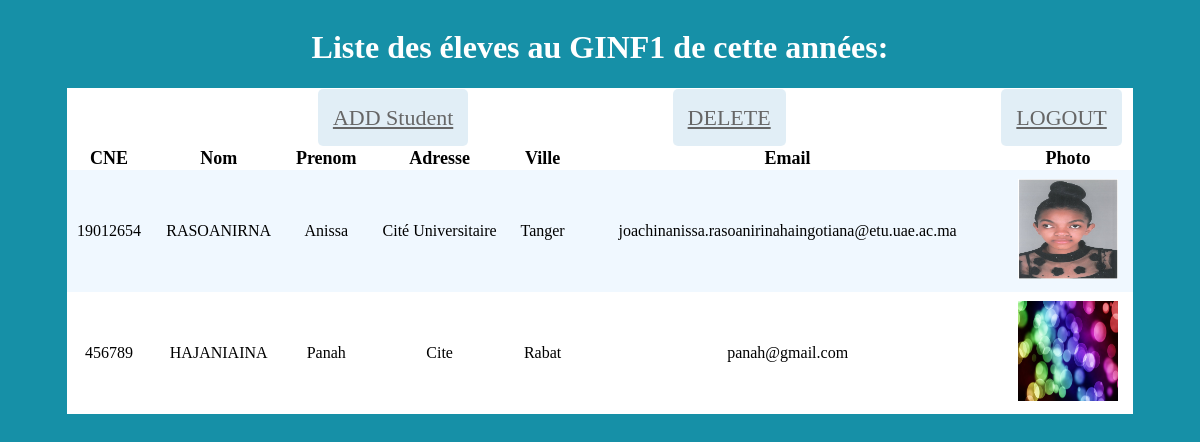
Page /bienvenue.php (signed in) on the committed database.
### tables this page shows
CREATE TABLE `eleves` (
  `ID_eleve` int(11) NOT NULL,
  `CNE` varchar(10) NOT NULL,
  `Nom` varchar(15) NOT NULL,
  `Prenom` varchar(15) NOT NULL,
  `Adresse` varchar(100) NOT NULL,
  `Ville` varchar(10) NOT NULL,
  `email` varchar(100) NOT NULL,
  `photo` varchar(100) NOT NULL,
  `etat` tinyint(11) NOT NULL
);

### bienvenue.php (the view, shortened to what this page needs)
<?php
if(isset($_SESSION['user'])){
?>
<!DOCTYPE html>
<html lang="en">
<head>
    <link rel="stylesheet" href="css/style.css">
</head>
<body>
<?php
    require_once("includes/db_conn.inc.php");
?>
<div >
  <h1> Liste des éleves au GINF1 de cette années:</h1>
  <table class="tableAction">
    <tr>
      <td><button><a href="add.php">ADD Student</a></button> </td>
      <td><button><a href="delete.php">DELETE</a></button></td>
      <td><button><a href="includes/deconnexion.php">LOGOUT</a></button></td>
    </tr>
  </table>
<?php
  $sql="SELECT  `CNE`, `Nom`, `Prenom`, `Adresse`, `Ville`, `email`,`photo`,`etat` FROM `eleves` ORDER BY ID_eleve";
  $eleves=mysqli_query($mysqli,$sql);
?>
  <table  id="tableList">
  <tr>
    <th>CNE</th>
    <th>Nom</th>
    <th>Prenom</th>
    <th>Adresse</th>
    <th>Ville</th>
    <th>Email</th>
    <th>Photo</th>
  </tr>
<?php
foreach($eleves as $row){
  echo"<tr>
  <td>".$row['CNE']."</td>
  <td>".$row['Nom']."</td>
  <td>".$row['Prenom']."</td>
  <td>".$row['Adresse']."</td>
  <td>".$row['Ville']."</td>
  <td>".$row['email']."</td>
  <td><img src=" .$row["photo"]." height=\"100px\" width=\"100px\"\/> </td>
  </tr>";
 }
?>
</div>
</body>
</html>
<?php
}
 else{
    header('location:index.html?reponse:\"violation d\'accées \"');
  }
?>

### css/style.css (style rules this page uses)
body { background: #1690A7; display: flex; flex-direction: column; }
h1 { text-align: center; color: #fff; }
a { font-family: Poppins-Regular; font-size: 22px; line-height: 1.7; color: #666666; margin: 0px; transition: all 0.4s; -webkit-transition: all 0.4s; -o-transition: all 0.4s; -moz-transition: all 0.4s; }
table { border-collapse: collapse; width: 90%; margin-left: 5%; text-align: center; background: #fff; }
tr:nth-child(even) { background-color: aliceblue; }
th { font-family: Georgia, 'Times New Roman', Times, serif; font-size: large; }
#tableList td { height: 120px; }
button { float: right; background: rgba(203, 226, 240, 0.568); padding: 10px 15px; color: #fff; border-radius: 5px; margin-right: 10px; outline: none !important; border: none; }

### rows in the picture
eleves: CNE "19012654", Nom "RASOANIRNA", Prenom "Anissa", Adresse "Cité Universitaire", Ville "Tanger", email "joachinanissa.rasoanirinahaingotiana@etu.uae.ac.ma", photo (picture)
eleves: CNE "456789", Nom "HAJANIAINA", Prenom "Panah", Adresse "Cite", Ville "Rabat", email "panah@gmail.com", photo (picture)
